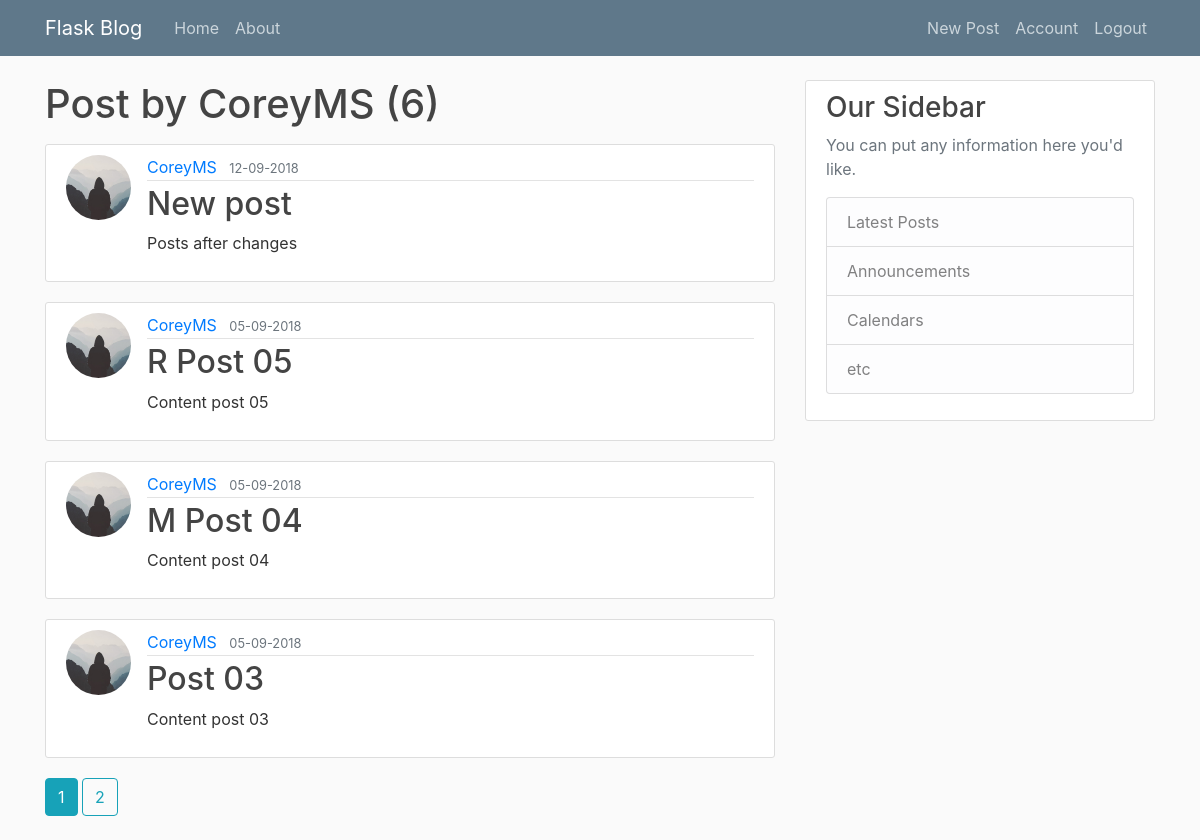
/user/CoreyMS (signed in), run on the app's committed database.
### flaskblog/models.py (models this page shows, shortened)
class User(db.Model, UserMixin):
    id = db.Column(db.Integer, primary_key=True)
    username = db.Column(db.String(20), unique=True, nullable=False)
    email = db.Column(db.String(120), unique=True, nullable=False)
    image_file = db.Column(db.String(20), nullable=False, default='default.jpg')
    password = db.Column(db.String(60), nullable=False)
    posts = db.relationship('Post', backref='author', lazy=True)

class Post(db.Model):
    id = db.Column(db.Integer, primary_key=True)
    title = db.Column(db.String(100), nullable=False)
    date_posted = db.Column(db.DateTime, nullable=False, default=datetime.utcnow)
    content = db.Column(db.Text, nullable=False)
    user_id = db.Column(db.Integer, db.ForeignKey('user.id'), nullable=False)

### flaskblog/users/routes.py (the view)
@users.route("/user/<string:username>")
def user_posts(username):
    page = request.args.get('page', 1, type=int)
    user = User.query.filter_by(username=username).first_or_404()
    posts = Post.query.filter_by(author=user)\
        .order_by(Post.date_posted.desc())\
        .paginate(page=page, per_page=4)
    return render_template('user_posts.html', posts=posts, user=user)

### flaskblog/models.py (called while the page is built)
@login_manager.user_loader
def load_user(user_id):
    return User.query.get(int(user_id))

### flaskblog/templates/user_posts.html
{% extends "layout.html" %}
{% block content %}
    <h1 class="mb-3">Post by {{ user.username }} ({{ posts.total }}) </h1>
    {% for post in posts.items %}
    <article class="media content-section">
        <img class="rounded-circle article-img" src="{{ url_for('static', filename='img/' + post.author.image_file) }}">
        <div class="media-body">
            <div class="article-metadata">
                <a class="mr-2" href="{{ url_for('users.user_posts', username=post.author.username) }}">{{ post.author.username }}</a>
                <small class="text-muted">{{ post.date_posted.strftime('%d-%m-%Y') }}</small>
            </div>
            <h2><a class="article-title" href="{{ url_for('posts.post', post_id=post.id) }} ">{{ post.title }}</a></h2>
            <p class="article-content">{{ post.content }}</p>
        </div>
    </article>
    {% endfor %}
    {% for page_num in posts.iter_pages(left_edge=1, right_edge=1, left_current=1, right_current=2) %}
        {% if page_num %}
            {% if posts.page == page_num %}
                <a class="btn btn-info mb-4" href="{{ url_for('users.user_posts', username=user.username, page=page_num) }}">{{ page_num }}</a>
            {% else %}
                <a class="btn btn-outline-info mb-4" href="{{ url_for('users.user_posts', username=user.username, page=page_num) }}">{{ page_num }}</a>
            {% endif %}
        {% else %}
            ...
        {% endif %}
    {% endfor %}
{% endblock content %}

### flaskblog/static/main.css (style rules this page uses)
body { background: #fafafa; color: #333333; margin-top: 5rem; }
h1, h2, h3, h4, h5, h6 { color: #444444; }
.content-section { background: #ffffff; padding: 10px 20px; border: 1px solid #dddddd; border-radius: 3px; margin-bottom: 20px; }
.article-title { color: #444444; }
.article-content { white-space: pre-line; }
.article-img { height: 65px; width: 65px; margin-right: 16px; }
.article-metadata { padding-bottom: 1px; margin-bottom: 4px; border-bottom: 1px solid #e3e3e3 }

### data on the page
User: username "CoreyMS"
Post: image_file (placeholder picture), author.username "CoreyMS", date_posted "12-09-2018", title "New post", content "Posts after changes"
Post: image_file (placeholder picture), author.username "CoreyMS", date_posted "05-09-2018", title "R Post 05", content "Content post 05"
Post: image_file (placeholder picture), author.username "CoreyMS", date_posted "05-09-2018", title "M Post 04", content "Content post 04"
Post: image_file (placeholder picture), author.username "CoreyMS", date_posted "05-09-2018", title "Post 03", content "Content post 03"

### other printed values
{{ posts.total }} "6"
{{ page_num }} "1"
{{ page_num }} "2"
